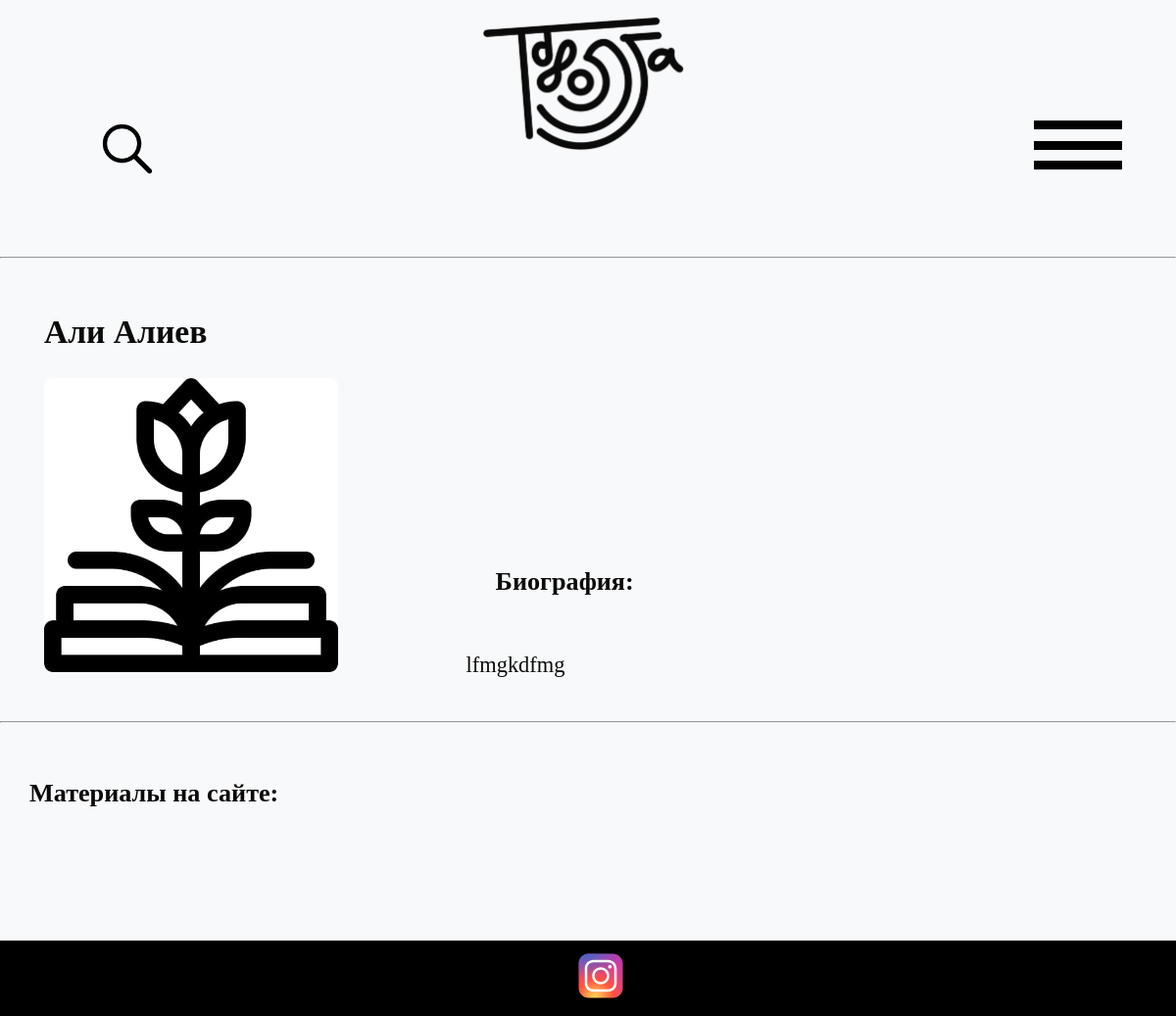
The page /tavolga/author/2/ on the database its author committed.
### main/models.py (models this page shows, shortened)
class Authors(models.Model):
    photo = models.ImageField(upload_to='main/static/img/', verbose_name='Фото')
    name = models.CharField(max_length=50, verbose_name='Имя')
    soname = models.CharField(max_length=50, verbose_name='Фамилия')
    bio = RichTextField(null=True, blank=True, verbose_name='Биография')
    draft = models.BooleanField(verbose_name='Черновик', default=False)
    class Meta:
        verbose_name_plural = 'Авторы'
        verbose_name = 'Автор'
        ordering = ['-soname']

### main/views.py (the view)
# urls.py: path('author/<int:author_id>/', index_author, name='index_auth'),
def index_author(requests, author_id):
    cont = Contacts.objects.get(id=1)
    author = Authors.objects.get(id=author_id)
    mat = Material.objects.filter(auth__id=author.id)
    context = {'author': author, 'mat': mat, 'cont': cont}
    return render(requests, 'author/index.html', context)

### main/templates/author/index.html (shortened to what this page needs)
{% extends "layout/basic.html" %}
{% block content %}
<div>
	<ul>
			<li>
				<h2>{{ author.name}} {{author.soname}} </h2>
				<img class="fit-picture" src="{{ author.photo.url |slice:"5:" }}" alt="My image">
			</li>
			<li class="bio">
				<h3>Биография:</h3>
				{% autoescape off %}
				{{ author.bio }}
				{% endautoescape %}
			</li>
	</ul>
</div>
<hr>
<div>
	<h3>Материалы на сайте:</h3>
</div>
{% endblock %}

### main/static/style.css (style rules this page uses)
body { font-family: Averta Demo PE, Fira Sans Extra Condensed, Oranienbaum, Golos Text Regular !important; background-color: #f8f9fa !important; color: #0a0a0a !important; margin: 0px; font-size: 140% }
h2 { padding: 0px; }
h3 { padding: 30px; }
ul { list-style: none; }
li { display: inline-block; padding: 5px; }
.bio { padding: 0px 120px }
img { border-radius: 8px; }
.fit-picture { width: 300px; height: 300px; }

### rows shown on the page
Authors: name "Али", soname "Алиев", photo (picture), bio "lfmgkdfmg"
